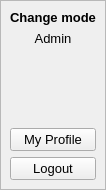
     <widget class="QWidget" name="profileCont" native="true">
      <property name="minimumSize">
       <size>
        <width>0</width>
        <height>0</height>
       </size>
      </property>
      <property name="maximumSize">
       <size>
        <width>105</width>
        <height>16777215</height>
       </size>
      </property>
      <layout class="QVBoxLayout" name="verticalLayout_14">
       <property name="spacing">
        <number>0</number>
       </property>
       <property name="leftMargin">
        <number>0</number>
       </property>
       <property name="topMargin">
        <number>0</number>
       </property>
       <property name="rightMargin">
        <number>0</number>
       </property>
       <property name="bottomMargin">
        <number>0</number>
       </property>
       <item alignment="Qt::AlignTop">
        <widget class="QStackedWidget" name="Account_Widget">
         <property name="frameShape">
          <enum>QFrame::StyledPanel</enum>
         </property>
         <property name="frameShadow">
          <enum>QFrame::Raised</enum>
         </property>
         <widget class="QWidget" name="stackedWidget_12Page1">
          <layout class="QVBoxLayout" name="verticalLayout_15">
           <property name="leftMargin">
            <number>9</number>
           </property>
           <property name="topMargin">
            <number>9</number>
           </property>
           <property name="rightMargin">
            <number>9</number>
           </property>
           <item alignment="Qt::AlignTop">
            <widget class="QLabel" name="label_8">
             <property name="font">
              <font>
               <pointsize>10</pointsize>
               <weight>75</weight>
               <bold>true</bold>
              </font>
             </property>
             <property name="text">
              <string>Change mode</string>
             </property>
             <property name="alignment">
              <set>Qt::AlignCenter</set>
             </property>
            </widget>
           </item>
           <item alignment="Qt::AlignTop">
            <widget class="QLabel" name="label_9">
             <property name="font">
              <font>
               <pointsize>10</pointsize>
              </font>
             </property>
             <property name="text">
              <string>Admin</string>
             </property>
             <property name="alignment">
              <set>Qt::AlignCenter</set>
             </property>
            </widget>
           </item>
           <item alignment="Qt::AlignHCenter">
            <widget class="QLabel" name="label_10">
             <property name="minimumSize">
              <size>
               <width>70</width>
               <height>70</height>
              </size>
             </property>
             <property name="maximumSize">
              <size>
               <width>70</width>
               <height>70</height>
              </size>
             </property>
             <property name="text">
              <string/>
             </property>
             <property name="pixmap">
              <pixmap resource="Resource.qrc">:/White Icons/Graphics/featherBlack/profile.png</pixmap>
             </property>
             <property name="scaledContents">
              <bool>true</bool>
             </property>
             <property name="alignment">
              <set>Qt::AlignCenter</set>
             </property>
            </widget>
           </item>
           <item>
            <widget class="QPushButton" name="btnProfile">
             <property name="font">
              <font>
               <pointsize>10</pointsize>
              </font>
             </property>
             <property name="layoutDirection">
              <enum>Qt::LeftToRight</enum>
             </property>
             <property name="text">
              <string>My Profile</string>
             </property>
             <property name="icon">
              <iconset resource="Resource.qrc">
               <normaloff>:/White Icons/Graphics/featherBlack/user.png</normaloff>:/White Icons/Graphics/featherBlack/user.png</iconset>
             </property>
             <property name="iconSize">
              <size>
               <width>20</width>
               <height>20</height>
              </size>
             </property>
            </widget>
           </item>
           <item>
            <widget class="QPushButton" name="btnLogout">
             <property name="font">
              <font>
               <pointsize>10</pointsize>
              </font>
             </property>
             <property name="text">
              <string>Logout</string>
             </property>
             <property name="icon">
              <iconset resource="Resource.qrc">
               <normaloff>:/White Icons/Graphics/featherBlack/logout.png</normaloff>:/White Icons/Graphics/featherBlack/logout.png</iconset>
             </property>
             <property name="iconSize">
              <size>
               <width>20</width>
               <height>20</height>
              </size>
             </property>
            </widget>
           </item>
          </layout>
         </widget>
        </widget>
       </item>
      </layout>
     </widget>
